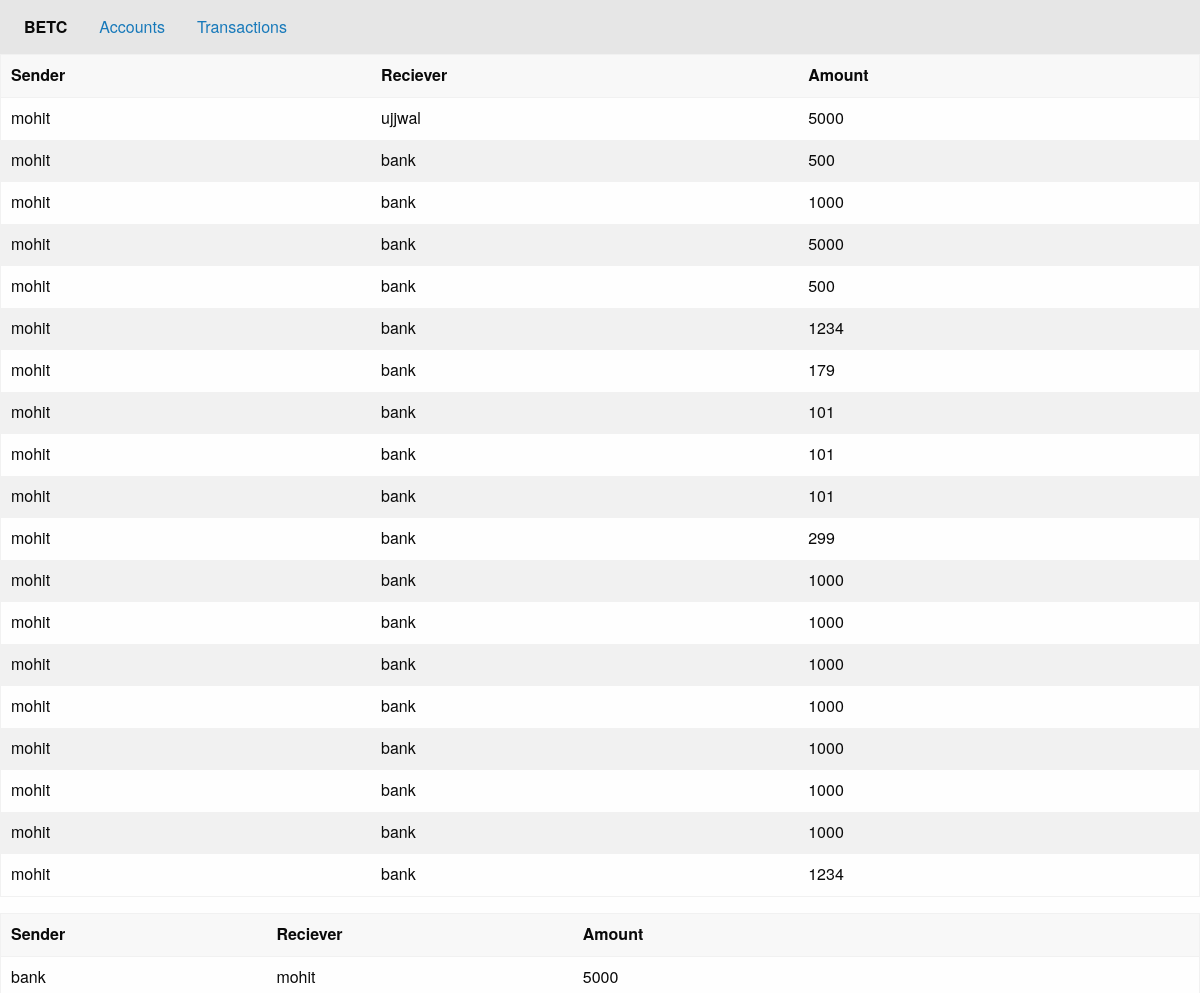
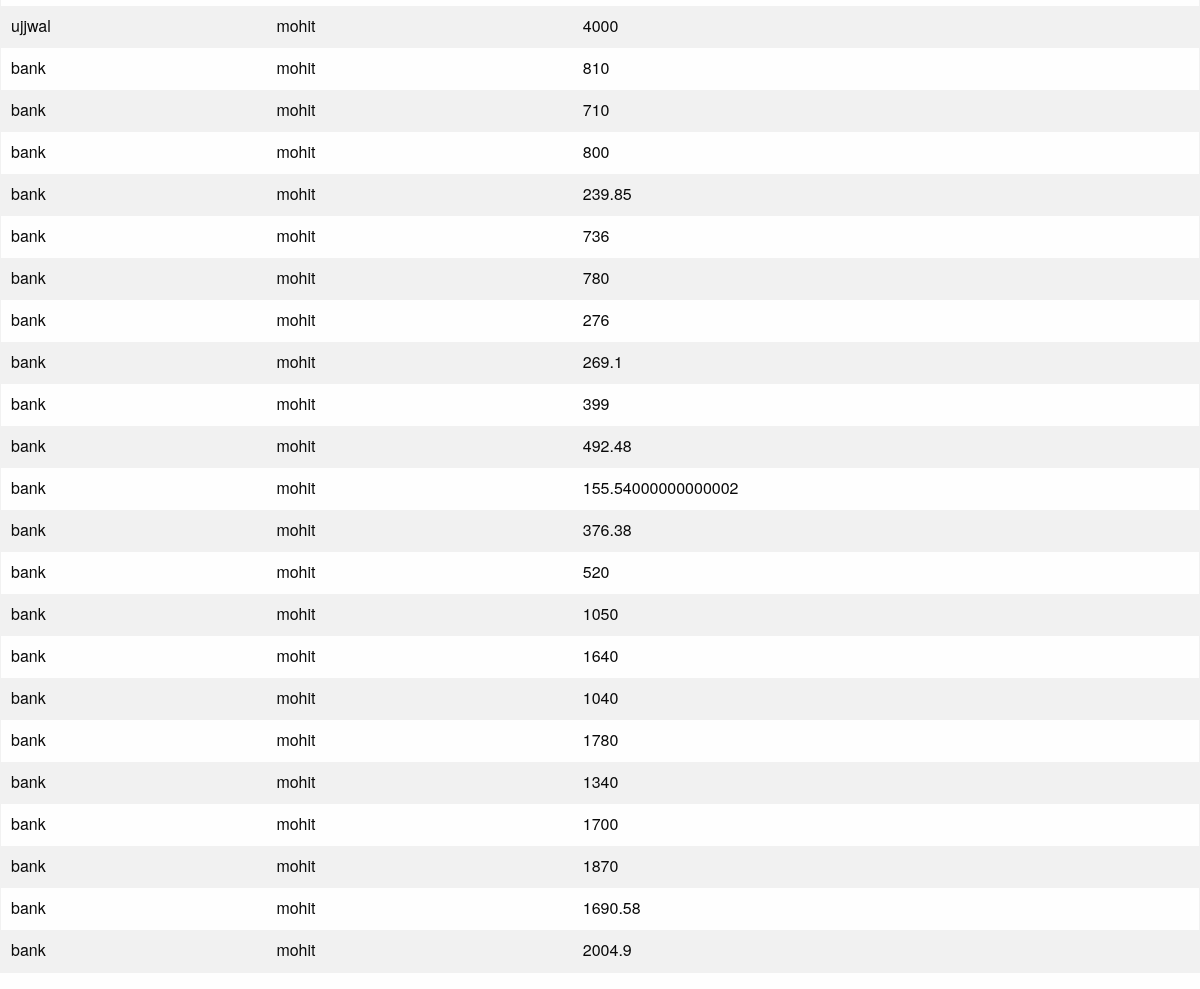
Screenshot of /transactions/mohit with the database file from the repository (2 pictures, top to bottom).
### app/models.py (models this page shows)
class Transactions(db.Model):
    id = db.Column(db.Integer, primary_key=True)
    sender = db.Column(db.String, nullable=False)
    reciever = db.Column(db.String, nullable=False)
    dateTime = db.Column(db.DateTime, default=func.now())
    amount =  db.Column(db.Integer,nullable=True)

### app/routes.py (the view)
@app.route("/transactions/<username>", methods=["GET"])
def transaction(username):
    try:
        wallet = Wallet.query.filter_by(username=username).first()
        if len(wallet.username) < 1:
            return "User not found"
        sends = Transactions.query.filter_by(sender=username)
        recieves = Transactions.query.filter_by(reciever=username)
        return render_template("transaction.html", recieves=recieves,
        sends=sends,
        username=username)
    except: return "something went wrong"

### app/templates/transaction.html (shortened to what this page needs)
{% extends "index.html" %}
{% block content %}
<table>
  <thead>
    <tr>
      <th>Sender</th>
      <th>Reciever</th>
      <th>Amount</th>
    </tr>
  </thead>
  <tbody>
    {% for send in sends %}
    <tr>
      <td>{{send.sender}}</td>
      <td>{{send.reciever}}</td>
      <td>{{send.amount}}</td>
    </tr>
    {% endfor %}
  </tbody>
</table>
<table>
  <thead>
    <tr>
      <th>Sender</th>
      <th>Reciever</th>
      <th>Amount</th>
    </tr>
  </thead>
  <tbody>
    {% for recieve in recieves %}
    <tr>
      <td>{{recieve.sender}}</td>
      <td>{{recieve.reciever}}</td>
      <td>{{recieve.amount}}</td>
    </tr>
    {% endfor %}
  </tbody>
</table>
{% endblock %}

### rows the page displays
Transactions: sender "mohit", reciever "ujjwal", amount "5000"
Transactions: sender "mohit", reciever "bank", amount "500"
Transactions: sender "mohit", reciever "bank", amount "1000"
Transactions: sender "mohit", reciever "bank", amount "5000"
Transactions: sender "mohit", reciever "bank", amount "500"
Transactions: sender "mohit", reciever "bank", amount "1234"
Transactions: sender "mohit", reciever "bank", amount "179"
Transactions: sender "mohit", reciever "bank", amount "101"
Transactions: sender "mohit", reciever "bank", amount "101"
Transactions: sender "mohit", reciever "bank", amount "101"
Transactions: sender "mohit", reciever "bank", amount "299"
Transactions: sender "mohit", reciever "bank", amount "1000"
Transactions: sender "mohit", reciever "bank", amount "1000"
Transactions: sender "mohit", reciever "bank", amount "1000"
Transactions: sender "mohit", reciever "bank", amount "1000"
Transactions: sender "mohit", reciever "bank", amount "1000"
Transactions: sender "mohit", reciever "bank", amount "1000"
Transactions: sender "mohit", reciever "bank", amount "1000"
Transactions: sender "mohit", reciever "bank", amount "1234"
Transactions: sender "bank", reciever "mohit", amount "5000"
Transactions: sender "ujjwal", reciever "mohit", amount "4000"
Transactions: sender "bank", reciever "mohit", amount "810"
Transactions: sender "bank", reciever "mohit", amount "710"
Transactions: sender "bank", reciever "mohit", amount "800"
Transactions: sender "bank", reciever "mohit", amount "239.85"
Transactions: sender "bank", reciever "mohit", amount "736"
Transactions: sender "bank", reciever "mohit", amount "780"
Transactions: sender "bank", reciever "mohit", amount "276"
Transactions: sender "bank", reciever "mohit", amount "269.1"
Transactions: sender "bank", reciever "mohit", amount "399"
Transactions: sender "bank", reciever "mohit", amount "492.48"
Transactions: sender "bank", reciever "mohit", amount "155.54000000000002"
Transactions: sender "bank", reciever "mohit", amount "376.38"
Transactions: sender "bank", reciever "mohit", amount "520"
Transactions: sender "bank", reciever "mohit", amount "1050"
Transactions: sender "bank", reciever "mohit", amount "1640"
Transactions: sender "bank", reciever "mohit", amount "1040"
Transactions: sender "bank", reciever "mohit", amount "1780"
Transactions: sender "bank", reciever "mohit", amount "1340"
Transactions: sender "bank", reciever "mohit", amount "1700"
Transactions: sender "bank", reciever "mohit", amount "1870"
Transactions: sender "bank", reciever "mohit", amount "1690.58"
Transactions: sender "bank", reciever "mohit", amount "2004.9"
